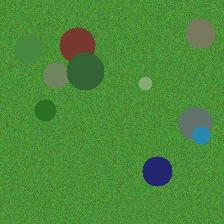
#> input picture backend/data/cleaned/ip102/Aphids/aug_2_pest_002.jpg, 224 x 224 px
$ python -i validator.py   (imports and definitions only)
#> lines starting #> are read from the running program, lines starting #| are printed output that depends on the picture
"""
KrishiMitra — Layered Image Validation Gate

Performs multi-stage pre-inference validation before any AI/ML model execution:
1. Binary & Format Integrity (file size, magic bytes, decoding, corruption).
2. Geometric & Resolution Dimensions (minimum size, aspect ratio).
3. Image Quality (blur/sharpness, blank/monochromatic, over/under exposure).
4. Agricultural Subject Verification (vegetation presence, document/logo rejection, natural leaf texture).

Outcomes:
- VALID: Passes all quality, structural, and agricultural subject checks.
- INVALID_IMAGE: Corrupted, unreadable, blank, blurry, or synthetic graphic/document.
- NO_SUPPORTED_PLANT_DETECTED: Natural non-plant image (face, vehicle, animal, interior furniture, logo).
"""

import io
import math
from typing import Tuple, Dict, Any, Optional
from PIL import Image, ImageStat, ImageFilter
import numpy as np


# Minimum and maximum allowable file size (bytes)
MIN_FILE_SIZE_BYTES = 512              # 0.5 KB
MAX_FILE_SIZE_BYTES = 15 * 1024 * 1024 # 15 MB

# Minimum spatial dimensions for reliable pathological diagnosis
MIN_WIDTH = 64
MIN_HEIGHT = 64

# Aspect ratio boundaries (reject extreme strip banners or barcodes)
MIN_ASPECT_RATIO = 0.2
MAX_ASPECT_RATIO = 5.0


class ValidationResult:
    """Encapsulates the verdict and diagnostics of the image validation pipeline."""

    # [21 lines left out: functions __init__, to_dict, not called in this run]


def check_binary_and_format(image_bytes: bytes) -> Tuple[bool, str, Optional[Image.Image]]:
    """Stage 1: Verify raw bytes, header, and format integrity."""
    if not image_bytes or len(image_bytes) < MIN_FILE_SIZE_BYTES:
        return False, f"Image file is empty or too small (< {MIN_FILE_SIZE_BYTES} bytes).", None

    if len(image_bytes) > MAX_FILE_SIZE_BYTES:
        return False, f"Image file exceeds maximum allowable size of {MAX_FILE_SIZE_BYTES // (1024*1024)}MB.", None

    try:
        stream = io.BytesIO(image_bytes)
        img = Image.open(stream)
        img.verify()  # Verifies CRC and file structure
    except Exception as exc:
        return False, f"Corrupted or unsupported image file header: {exc}", None

    # Re-open after verify() (PIL requirement)
    try:
        stream.seek(0)
        img = Image.open(stream)
        img_rgb = img.convert("RGB")
        img_rgb.load()  # Force full pixel decoding
    except Exception as exc:
        return False, f"Image decoding failed: {exc}", None

    return True, "Valid image structure", img_rgb


# [149 lines left out: functions check_dimensions, check_image_quality, verify_agricultural_subject, not called in this run]


def validate_image(
    image_bytes: bytes,
    target_domain: str = "leaf"
) -> ValidationResult:
    """
    Main layered validation entry point.

    Args:
        image_bytes: Raw bytes from uploaded multipart file.
        target_domain: 'leaf' for disease scanner, 'pest' for pest detector.

    Returns:
        ValidationResult object with is_valid, status, message, details, and decoded PIL Image.
    """
    # Stage 1: Binary & Format
    ok, msg, img = check_binary_and_format(image_bytes)
    if not ok:
        return ValidationResult(is_valid=False, status="INVALID_IMAGE", message=msg)

    # Stage 2: Dimensions
    ok, msg = check_dimensions(img)
    if not ok:
        return ValidationResult(is_valid=False, status="INVALID_IMAGE", message=msg)

    # Stage 3: Image Quality
    ok, msg, quality_metrics = check_image_quality(img)
    if not ok:
        return ValidationResult(is_valid=False, status="INVALID_IMAGE", message=msg, details=quality_metrics)

    # Stage 4: Agricultural Subject Gate
    ok, status, msg, subject_metrics = verify_agricultural_subject(img, target_domain=target_domain)
    details = {**quality_metrics, **subject_metrics}

    if not ok:
        return ValidationResult(is_valid=False, status=status, message=msg, details=details)

    return ValidationResult(
        is_valid=True,
        status="VALID",
        message="Image passed all validation checks.",
        details=details,
        image=img
    )

>>> import cv2
>>> picture = cv2.imread('../../data/cleaned/ip102/Aphids/aug_2_pest_002.jpg', cv2.IMREAD_GRAYSCALE)
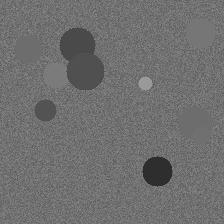
#> picture: shape (224, 224); min 27, max 165, mean 110.9
>>> result = validate_image(picture)
#> (the run stopped early here; a loop or call above may not have finished)

$ run again, on backend/data/cleaned/ip102/Aphids/pest_000.jpg
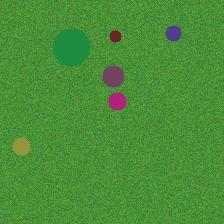
#> input picture backend/data/cleaned/ip102/Aphids/pest_000.jpg, 224 x 224 px
#> `picture = cv2.imread('../../data/cleaned/ip102/Aphids/aug_2_pest_002.j..`:
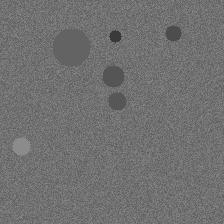
#> picture: shape (224, 224); min 43, max 153, mean 112.4
